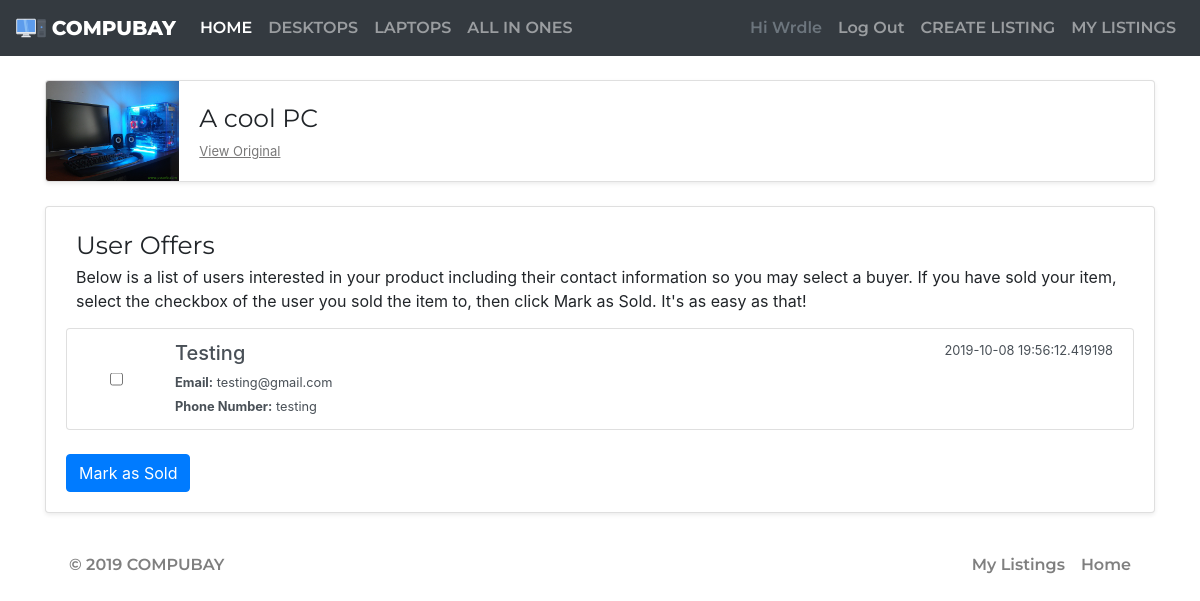
/item/6/bids (signed in), run on the app's committed database.
### marketplace/models.py (models this page shows)
class User(db.Model,UserMixin):
    __tablename__='users'
    id = db.Column(db.Integer, primary_key=True)
    username = db.Column(db.String(50))
    password_hash = db.Column(db.String(255), nullable=False)
    email = db.Column(db.String(100), index=True, nullable=False)
    phone = db.Column(db.String(50))
    listings = db.relationship('Listing', backref='user')
    bids = db.relationship('Bid', backref='user')

class Listing(db.Model):
    __tablename__='listings'
    id = db.Column(db.Integer, primary_key=True)
    name = db.Column(db.String(50), nullable=False)
    post_date = db.Column(db.DateTime, default=datetime.now(), nullable=False)
    description = db.Column(db.String(400))
    suburb = db.Column(db.String(50), nullable=False)
    state = db.Column(db.String(50), nullable=False)
    price = db.Column(db.Integer, default=0)
    category = db.Column(db.String(15), nullable=False)
    cpu = db.Column(db.String(50))
    ramgb = db.Column(db.Integer)
    totalgb = db.Column(db.Integer)
    image = db.Column(db.String(200), nullable=False)
    seller_id = db.Column(db.Integer, db.ForeignKey('users.id'))
    bids = db.relationship('Bid', backref='listing')

class Bid(db.Model):
    __tablename__ = 'bids'
    id = db.Column(db.Integer, primary_key=True)
    item_id = db.Column(db.Integer, db.ForeignKey('listings.id'), nullable=False)
    bidder_id = db.Column(db.Integer, db.ForeignKey('users.id'), nullable=False)
    bid_date = db.Column(db.DateTime, default=datetime.now(), nullable=False)

### marketplace/items.py (the view)
@bp.route('/<id>/bids')
@login_required
def bids(id):
    listing = Listing.query.filter_by(id=id).first()
    if (listing != None):
        bids = Bid.query.filter_by(listing=listing).all()
        if (listing.seller_id == current_user.id):
            return render_template('bids.html', listing = listing, bids=bids)
    return render_template('404.html')

### marketplace/__init__.py (called while the page is built)
def create_app():
  app.debug=True
  app.secret_key='notASecret'
  app.config['SQLALCHEMY_DATABASE_URI']='sqlite:///marketplace.sqlite'
  db.init_app(app)
  bootstrap = Bootstrap(app)
  login_manager = LoginManager()
  login_manager.login_view='auth.login'
  login_manager.init_app(app)
  UPLOAD_FOLDER = '/static/image'
  app.config['UPLOAD_FOLDER'] = UPLOAD_FOLDER
  from .models import User  # importing here to avoid circular references
  @login_manager.user_loader
  def load_user(user_id):
    return User.query.get(int(user_id))
  from . import views
  app.register_blueprint(views.bp)
  from . import items
  app.register_blueprint(items.bp)
  from . import auth
  app.register_blueprint(auth.bp)
  return app

### marketplace/templates/bids.html (shortened to what this page needs)
{% extends 'base.html' %}
{% block header %}
<link rel="stylesheet" href="{{url_for('static', filename='css/bids.css')}}">
{% endblock %}
{% block content %}
<br>
<div class="container">
    <div class="card shadow-sm">
        <div class="item-view-container">
            <img src="{{url_for('static', filename=('img/listings/' + listing.image))}}">
            <div id="body">
                <div id="item-title">{{listing.name}}</div>
                <a href="/item/{{ listing.id }}"><u>View Original</u></a>
            </div>
        </div>
    </div>
    <br>
    <div class="card shadow-sm bids-card">
        <div class="card-body">
            <div id="title">User Offers</div>
            <div id="subtitle">Below is a list of users interested in your product including their contact information so you may select a buyer. If you have sold your item, select the checkbox of the user you sold the item to, then click Mark as Sold. It's as easy as that!</div>
            <ul class="list-group input-group">
                {% for bid in bids %}
                    <li class="list-group-item list-group-item-action flex-column align-items-start">
                        <div class="row">
                            <div class="col-1">
                                <input type="checkbox" aria-label="Checkbox for following text input">
                            </div>
                            <div class="col-11">
                                <div class="d-flex w-100 justify-content-between">
                                    <h5 class="mb-1">{{bid.user.username}}</h5>
                                    <small>{{bid.bid_date}}</small>
                                </div>
                                <small class="mb-1"><b>Email:</b> {{bid.user.email}}</small><br>
                                <small class="mb-1"><b>Phone Number:</b> {{bid.user.phone}}</small>
                            </div>
                        </div>
                    </li>
                {% endfor %}
            </ul>
            <br>
            <button type="button" class="btn btn-primary" data-toggle="modal" data-target="#exampleModalCenter">
                    Mark as Sold
            </button>
        </div>
    </div>
</div>
{% endblock %}

### marketplace/templates/base.html (shortened to what this page needs)
<!doctype html>
<html lang="en">
    <head>
        <link rel="stylesheet" href="https://stackpath.bootstrapcdn.com/bootstrap/4.3.1/css/bootstrap.min.css">
        <link rel="stylesheet" href="{{url_for('static', filename='css/navbar_footer.css')}}">
        {% block header %}
        {% endblock %}
    </head>
    <body>
        <nav class="navbar navbar-expand-md navbar-dark bg-dark">
            <a class="navbar-brand" href="/">
                <img src="{{url_for('static', filename='img/logo.svg')}}" width="30" height="30" class="d-inline-block align-top" alt="">
                    COMPUBAY
            </a>
            <div class="navbar-collapse collapse" id="navbarTogglerDemo03">
                <ul class="navbar-nav">
                    <li class="nav-item active">
                        <a class="nav-link" href="/">HOME <span class="sr-only">(current)</span></a>
                    </li>
                    <li class="nav-item">
                        <a class="nav-link" href="/search?searchCategory=Desktop">DESKTOPS</a>
                    </li>
                    <li class="nav-item">
                        <a class="nav-link" href="/search?searchCategory=Laptop">LAPTOPS</a>
                    </li>
                    <li class="nav-item">
                        <a class="nav-link" href="/search?searchCategory=All+In+One">ALL IN ONES</a>
                    </li>
                </ul>
                <ul class="navbar-nav ml-auto">
                    {% if current_user.is_authenticated %}
                    <li class="nav-item">
                        <a class="nav-item nav-link disabled text-muted" href="#">
                        <span>Hi {{ current_user.username }}</span></a>
                    </li>
                    <li class="nav-item">
                        <a class="nav-item nav-link" href="{{ url_for('auth.logout') }}">Log Out</a>
                    </li>
                    {% else %}
                    <li class="nav-item">
                    <a class="nav-link" href="/login">SIGN IN <span class="sr-only">(current)</span></a>
                    </li>
                    {% endif %}
                    <li class="nav-item">
                        <a class="nav-link" href="/item/create">CREATE LISTING</a>
                    </li>
                    <li class="nav-item">
                        <a class="nav-link" href="/listings">MY LISTINGS</a>
                    </li>
                </ul>
            </div>
        </nav>
        {% block content %}
        {% endblock %}
        <div class="container">
            <br>
            <footer class="navbar navbar-light navbar-expand-sm">
                <ul class="navbar-nav">
                    <li class="nav-item nav-link">
                        © 2019 COMPUBAY
                    </li>
                </ul>
                <ul class="navbar-nav ml-auto">
                    <li class="nav-item">
                        <a class="nav-link" href="/listings">My Listings</a>
                    </li>
                    <li class="nav-item">
                        <a class="nav-link" href="index.html">Home <span class="sr-only">(current)</span></a>
                    </li>
                </ul>
            </footer>
            <br>
        </div>
    </body>
</html>

### marketplace/static/css/navbar_footer.css (style rules this page uses)
.navbar { font-family: 'Montserrat', Arial, Helvetica, sans-serif; font-weight: 600; }
.navbar .navbar-brand { font-family: 'Montserrat', Arial, Helvetica, sans-serif; font-weight: 800; }

### marketplace/static/css/bids.css (style rules this page uses)
.item-view-container { display: flex; align-items: center; }
.item-view-container img { height: 100px; border-radius: 3px 0px 0px 3px; }
.item-view-container #body { padding-left: 20px; }
.item-view-container #item-title { font-size: 25px; font-family: 'Montserrat', Arial, Helvetica, sans-serif; }
.item-view-container a { font-size: 13px; color: rgb(121, 120, 120); }
.bids-card #title { font-size: 25px; padding-left: 10px; font-family: 'Montserrat', Arial, Helvetica, sans-serif; }
.bids-card #subtitle { padding-left: 10px; padding-bottom: 15px; }
.list-group input { display: block; margin-left: auto; margin-right: auto; position: relative; top: 50%; transform: translateY(-50.0%); }

### data on the page
User: username "Wrdle"
Listing: image (picture), name "A cool PC"
Bid: user.username "Testing", bid_date "2019-10-08 19:56:12.419198", user.email "testing@gmail.com", user.phone "testing"
